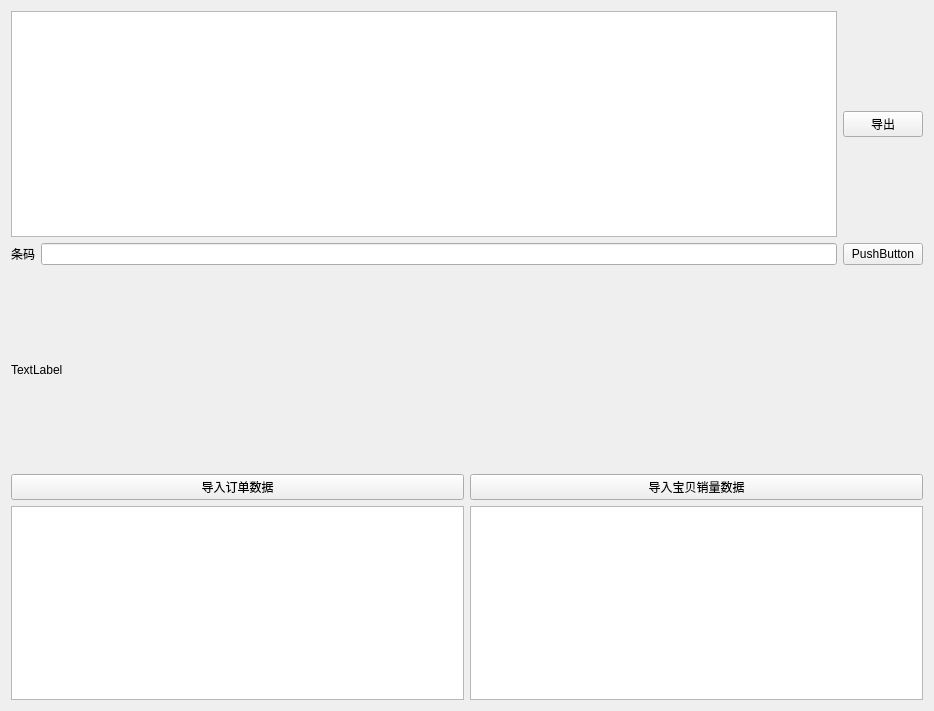
<?xml version="1.0" encoding="UTF-8"?>
<ui version="4.0">
 <class>Form</class>
 <widget class="QWidget" name="Form">
  <property name="geometry">
   <rect>
    <x>0</x>
    <y>0</y>
    <width>934</width>
    <height>711</height>
   </rect>
  </property>
  <property name="windowTitle">
   <string>Form</string>
  </property>
  <layout class="QVBoxLayout" name="verticalLayout">
   <item>
    <layout class="QHBoxLayout" name="horizontalLayout_3">
     <item>
      <widget class="QTableWidget" name="lackDictTableWidget">
       <property name="rowCount">
        <number>0</number>
       </property>
       <property name="columnCount">
        <number>2</number>
       </property>
       <attribute name="horizontalHeaderVisible">
        <bool>false</bool>
       </attribute>
       <column/>
       <column/>
      </widget>
     </item>
     <item>
      <widget class="QPushButton" name="pushButton">
       <property name="text">
        <string>导出</string>
       </property>
      </widget>
     </item>
    </layout>
   </item>
   <item>
    <layout class="QVBoxLayout" name="verticalLayout_4">
     <item>
      <layout class="QHBoxLayout" name="horizontalLayout">
       <item>
        <widget class="QLabel" name="label">
         <property name="text">
          <string>条码</string>
         </property>
        </widget>
       </item>
       <item>
        <widget class="QLineEdit" name="barCodeLineEdit"/>
       </item>
       <item>
        <widget class="QPushButton" name="pushButton_3">
         <property name="text">
          <string>PushButton</string>
         </property>
        </widget>
       </item>
      </layout>
     </item>
     <item>
      <widget class="QLabel" name="orderDetailLabel">
       <property name="sizePolicy">
        <sizepolicy hsizetype="Preferred" vsizetype="Expanding">
         <horstretch>0</horstretch>
         <verstretch>0</verstretch>
        </sizepolicy>
       </property>
       <property name="text">
        <string>TextLabel</string>
       </property>
      </widget>
     </item>
    </layout>
   </item>
   <item>
    <layout class="QHBoxLayout" name="horizontalLayout_2">
     <item>
      <layout class="QVBoxLayout" name="verticalLayout_2">
       <item>
        <widget class="QPushButton" name="importOrderDataPushButton">
         <property name="sizePolicy">
          <sizepolicy hsizetype="Minimum" vsizetype="Preferred">
           <horstretch>0</horstretch>
           <verstretch>0</verstretch>
          </sizepolicy>
         </property>
         <property name="text">
          <string>导入订单数据</string>
         </property>
        </widget>
       </item>
       <item>
        <widget class="QListView" name="orderDataListView"/>
       </item>
      </layout>
     </item>
     <item>
      <layout class="QVBoxLayout" name="verticalLayout_3">
       <item>
        <widget class="QPushButton" name="importGoodSalesTablePushButton">
         <property name="text">
          <string>导入宝贝销量数据</string>
         </property>
        </widget>
       </item>
       <item>
        <widget class="QListView" name="goodSalesTableListView"/>
       </item>
      </layout>
     </item>
    </layout>
   </item>
  </layout>
 </widget>
 <resources/>
 <connections>
  <connection>
   <sender>barCodeLineEdit</sender>
   <signal>returnPressed()</signal>
   <receiver>Form</receiver>
   <slot>barCodeLineEditReturnPressed()</slot>
   <hints>
    <hint type="sourcelabel">
     <x>363</x>
     <y>264</y>
    </hint>
    <hint type="destinationlabel">
     <x>560</x>
     <y>491</y>
    </hint>
   </hints>
  </connection>
  <connection>
   <sender>importOrderDataPushButton</sender>
   <signal>clicked(bool)</signal>
   <receiver>Form</receiver>
   <slot>importOrderDataButtonPushed()</slot>
   <hints>
    <hint type="sourcelabel">
     <x>56</x>
     <y>499</y>
    </hint>
    <hint type="destinationlabel">
     <x>6</x>
     <y>368</y>
    </hint>
   </hints>
  </connection>
  <connection>
   <sender>importGoodSalesTablePushButton</sender>
   <signal>clicked(bool)</signal>
   <receiver>Form</receiver>
   <slot>importGoodSalesDataButtonPushed()</slot>
   <hints>
    <hint type="sourcelabel">
     <x>922</x>
     <y>499</y>
    </hint>
    <hint type="destinationlabel">
     <x>927</x>
     <y>374</y>
    </hint>
   </hints>
  </connection>
  <connection>
   <sender>pushButton</sender>
   <signal>clicked(bool)</signal>
   <receiver>Form</receiver>
   <slot>exportData()</slot>
   <hints>
    <hint type="sourcelabel">
     <x>892</x>
     <y>126</y>
    </hint>
    <hint type="destinationlabel">
     <x>824</x>
     <y>-11</y>
    </hint>
   </hints>
  </connection>
 </connections>
 <slots>
  <slot>buttonPushed()</slot>
  <slot>barCodeLineEditReturnPressed()</slot>
  <slot>importOrderDataButtonPushed()</slot>
  <slot>importGoodSalesDataButtonPushed()</slot>
  <slot>exportData()</slot>
 </slots>
</ui>
